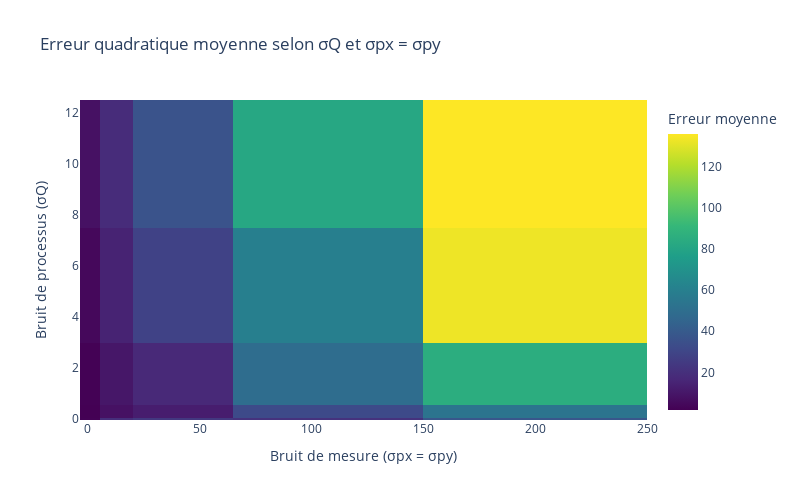

Notebook cell for this chart:
### Code cell
# Créer la heatmap à partir du tableau pivot
heatmap = go.Figure(data=go.Heatmap(
    z=df_pivot.values,
    x=df_pivot.columns.tolist(),
    y=df_pivot.index.tolist(),
    colorscale='Viridis',   
    colorbar=dict(title="Erreur moyenne")
))

heatmap.update_layout(
    title="Erreur quadratique moyenne selon σQ et σpx = σpy",
    xaxis_title="Bruit de mesure (σpx = σpy)",
    yaxis_title="Bruit de processus (σQ)",
    width=800,
    height=500
)

heatmap.show()

### Figure 1 — Plotly figure (JSON) as saved in the notebook; plotly's stock layout.template omitted (floating-point values rounded to 4 significant figures)
{"data": [{"colorbar": {"title": {"text": "Erreur moyenne"}}, "colorscale": [[0, "#440154"], [0.1111, "#482878"], [0.2222, "#3e4989"], [0.3333, "#31688e"], [0.4444, "#26828e"], [0.5556, "#1f9e89"], [0.6667, "#35b779"], [0.7778, "#6ece58"], [0.8889, "#b5de2b"], [1, "#fde725"]], "type": "heatmap", "x": [1, 10, 30, 100, 200], "y": [0.01, 0.1, 1, 5, 10], "z": [[2.217, 19.11, 24.06, 21.13, 37.73], [1.703, 7.788, 12.43, 32.13, 53.54], [2.263, 9.999, 16.89, 49.18, 85.33], [4.47, 14.65, 28.57, 59.91, 132.7], [7.824, 18.42, 36.52, 81.61, 135.9]]}], "layout": {"height": 500, "title": {"text": "Erreur quadratique moyenne selon σQ et σpx = σpy"}, "width": 800, "xaxis": {"title": {"text": "Bruit de mesure (σpx = σpy)"}}, "yaxis": {"title": {"text": "Bruit de processus (σQ)"}}}}
